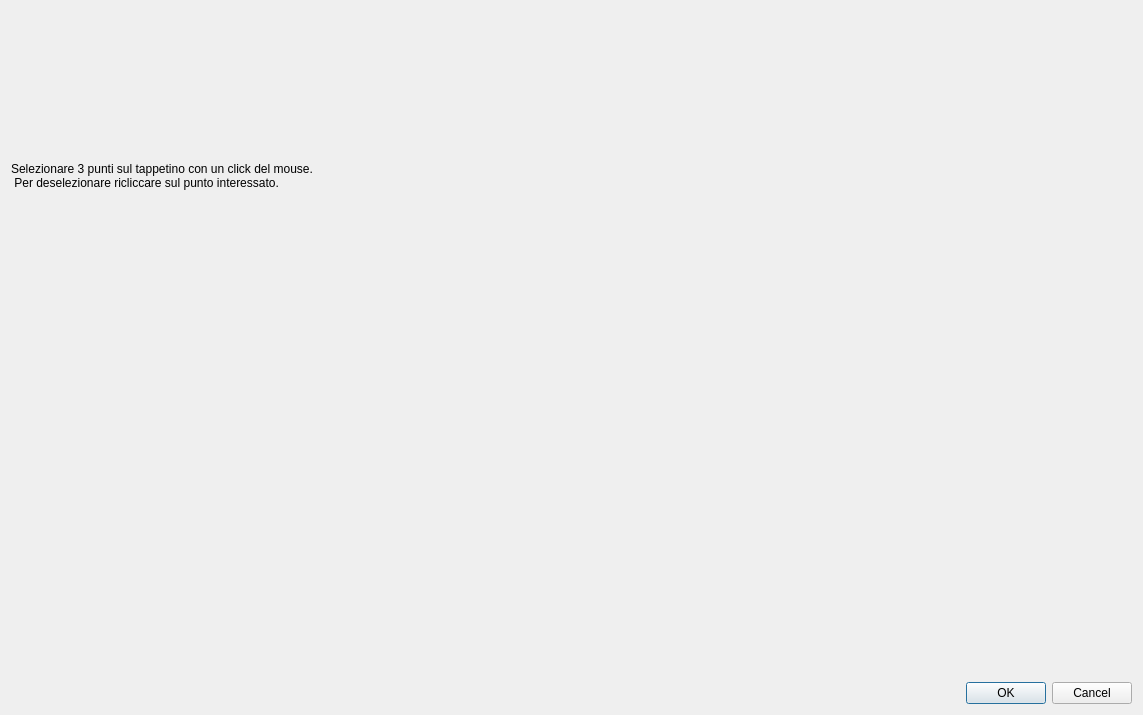
<?xml version="1.0" encoding="UTF-8"?>
<ui version="4.0">
 <class>GridDialog</class>
 <widget class="QDialog" name="GridDialog">
  <property name="geometry">
   <rect>
    <x>0</x>
    <y>0</y>
    <width>1143</width>
    <height>715</height>
   </rect>
  </property>
  <property name="windowTitle">
   <string>Dialog</string>
  </property>
  <layout class="QVBoxLayout" name="verticalLayout">
   <item>
    <widget class="QLabel" name="label">
     <property name="text">
      <string>Selezionare 3 punti sul tappetino con un click del mouse. 
 Per deselezionare ricliccare sul punto interessato.</string>
     </property>
    </widget>
   </item>
   <item>
    <widget class="QWidget" name="widget" native="true"/>
   </item>
   <item>
    <widget class="QDialogButtonBox" name="buttonBox">
     <property name="orientation">
      <enum>Qt::Horizontal</enum>
     </property>
     <property name="standardButtons">
      <set>QDialogButtonBox::Cancel|QDialogButtonBox::Ok</set>
     </property>
    </widget>
   </item>
  </layout>
 </widget>
 <resources/>
 <connections>
  <connection>
   <sender>buttonBox</sender>
   <signal>accepted()</signal>
   <receiver>GridDialog</receiver>
   <slot>accept()</slot>
   <hints>
    <hint type="sourcelabel">
     <x>248</x>
     <y>254</y>
    </hint>
    <hint type="destinationlabel">
     <x>157</x>
     <y>274</y>
    </hint>
   </hints>
  </connection>
  <connection>
   <sender>buttonBox</sender>
   <signal>rejected()</signal>
   <receiver>GridDialog</receiver>
   <slot>reject()</slot>
   <hints>
    <hint type="sourcelabel">
     <x>316</x>
     <y>260</y>
    </hint>
    <hint type="destinationlabel">
     <x>286</x>
     <y>274</y>
    </hint>
   </hints>
  </connection>
 </connections>
</ui>
